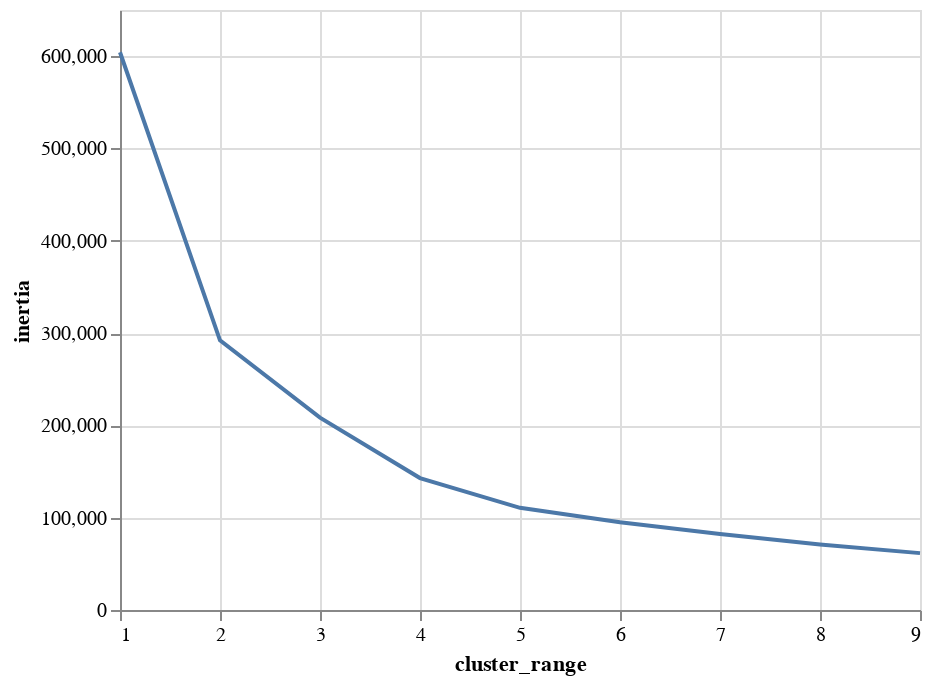

The notebook cell saved with this chart:
### Code cell
alt.Chart(clusters).mark_line().encode(x='cluster_range', y='inertia')

### Figure 1 — Vega-Lite specification as saved in the notebook (floating-point values rounded to 4 significant figures)
{"config": {"view": {"continuousWidth": 400, "continuousHeight": 300}}, "data": {"name": "data-275aa6e6e282330742c87b2e0c2320e2"}, "mark": "line", "encoding": {"x": {"type": "quantitative", "field": "cluster_range"}, "y": {"type": "quantitative", "field": "inertia"}}, "$schema": "https://vega.github.io/schema/vega-lite/v4.8.1.json", "datasets": {"data-275aa6e6e282330742c87b2e0c2320e2": [{"cluster_range": 1, "inertia": 604200.0}, {"cluster_range": 2, "inertia": 292200.0}, {"cluster_range": 3, "inertia": 208300.0}, {"cluster_range": 4, "inertia": 142900.0}, {"cluster_range": 5, "inertia": 110700.0}, {"cluster_range": 6, "inertia": 95120.0}, {"cluster_range": 7, "inertia": 82260.0}, {"cluster_range": 8, "inertia": 70860.0}, {"cluster_range": 9, "inertia": 61610.0}]}}
